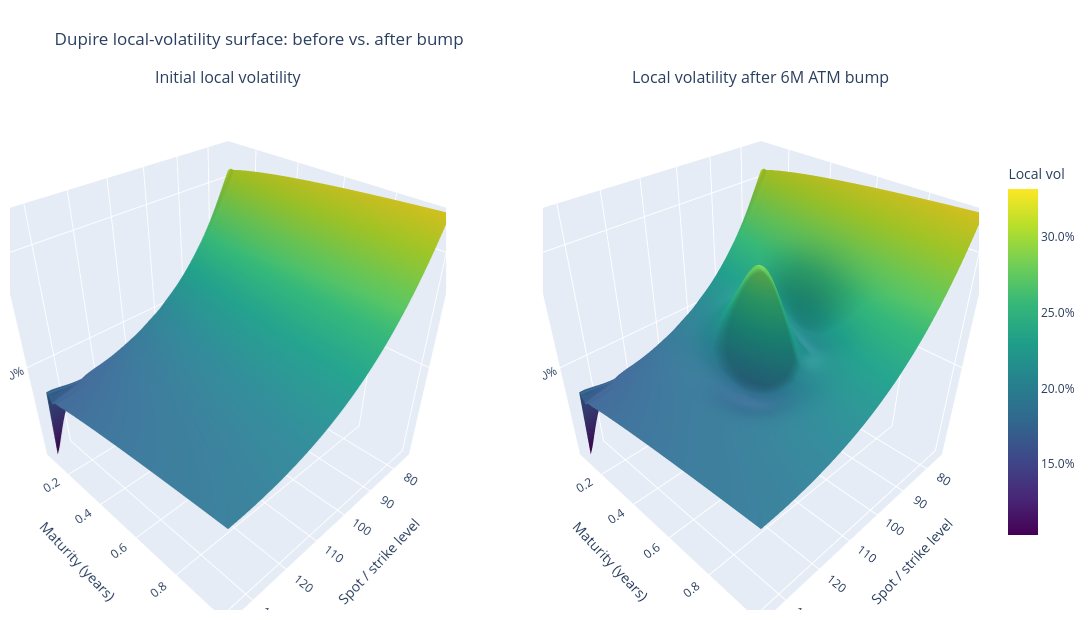

The code cell stored with this chart in its notebook:
### Markdown cell above
## 5. Interactive 3D local-volatility surfaces

The two Plotly surfaces use identical spot, maturity, height, and color scales, making the effect of the 6M ATM volatility bump directly comparable. Hover over either surface to inspect individual values.

### Code cell
import plotly.graph_objects as go
from plotly.subplots import make_subplots

# Focus on the liquid equity region and the portfolio's 1M-12M horizon.
surface_spots = np.linspace(75.0, 135.0, 81)
surface_times = np.linspace(1 / 12, 1.0, 61)
spot_mesh, time_mesh = np.meshgrid(surface_spots, surface_times)

initial_lv_surface = initial_local_vol(spot_mesh, time_mesh)
bumped_lv_surface = bumped_local_vol(spot_mesh, time_mesh)
shared_min = min(initial_lv_surface.min(), bumped_lv_surface.min())
shared_max = max(initial_lv_surface.max(), bumped_lv_surface.max())

fig = make_subplots(
    rows=1, cols=2,
    specs=[[{"type": "surface"}, {"type": "surface"}]],
    subplot_titles=("Initial local volatility", "Local volatility after 6M ATM bump"),
)

surface_style = dict(
    x=spot_mesh, y=time_mesh, colorscale="Viridis",
    cmin=shared_min, cmax=shared_max,
    hovertemplate="Spot=%{x:.2f}<br>Maturity=%{y:.3f}y<br>Local vol=%{z:.2%}<extra></extra>",
)
fig.add_trace(
    go.Surface(z=initial_lv_surface, showscale=False, **surface_style),
    row=1, col=1,
)
fig.add_trace(
    go.Surface(
        z=bumped_lv_surface, showscale=True,
        colorbar=dict(title="Local vol", tickformat=".1%", len=0.75),
        **surface_style,
    ),
    row=1, col=2,
)

axis_style = dict(
    xaxis_title="Spot / strike level",
    yaxis_title="Maturity (years)",
    zaxis_title="Local volatility",
    zaxis_tickformat=".1%",
    zaxis_range=[shared_min, shared_max],
)
fig.update_layout(
    title="Dupire local-volatility surface: before vs. after bump",
    scene=axis_style, scene2=axis_style,
    width=1250, height=620, margin=dict(l=10, r=80, b=10, t=90),
)
fig.show()

### Figure 1 — Plotly figure (JSON) as saved in the notebook; plotly's stock layout.template omitted (floating-point values rounded to 4 significant figures; data arrays with more than 128 entries replaced by an {"elided": "..."} marker saying what was removed)
{"data": [{"cmax": 0.3317, "cmin": 0.1031, "colorscale": [[0, "#440154"], [0.1111, "#482878"], [0.2222, "#3e4989"], [0.3333, "#31688e"], [0.4444, "#26828e"], [0.5556, "#1f9e89"], [0.6667, "#35b779"], [0.7778, "#6ece58"], [0.8889, "#b5de2b"], [1, "#fde725"]], "hovertemplate": "Spot=%{x:.2f}<br>Maturity=%{y:.3f}y<br>Local vol=%{z:.2%}<extra></extra>", "scene": "scene", "showscale": false, "type": "surface", "x": {"elided": "61x81 float values"}, "y": {"elided": "61x81 float values"}, "z": {"elided": "61x81 float values"}}, {"cmax": 0.3317, "cmin": 0.1031, "colorbar": {"len": 0.75, "tickformat": ".1%", "title": {"text": "Local vol"}}, "colorscale": [[0, "#440154"], [0.1111, "#482878"], [0.2222, "#3e4989"], [0.3333, "#31688e"], [0.4444, "#26828e"], [0.5556, "#1f9e89"], [0.6667, "#35b779"], [0.7778, "#6ece58"], [0.8889, "#b5de2b"], [1, "#fde725"]], "hovertemplate": "Spot=%{x:.2f}<br>Maturity=%{y:.3f}y<br>Local vol=%{z:.2%}<extra></extra>", "scene": "scene2", "showscale": true, "type": "surface", "x": {"elided": "61x81 float values"}, "y": {"elided": "61x81 float values"}, "z": {"elided": "61x81 float values"}}], "layout": {"annotations": [{"font": {"size": 16}, "showarrow": false, "text": "Initial local volatility", "x": 0.225, "xanchor": "center", "xref": "paper", "y": 1, "yanchor": "bottom", "yref": "paper"}, {"font": {"size": 16}, "showarrow": false, "text": "Local volatility after 6M ATM bump", "x": 0.775, "xanchor": "center", "xref": "paper", "y": 1, "yanchor": "bottom", "yref": "paper"}], "height": 620, "margin": {"b": 10, "l": 10, "r": 80, "t": 90}, "scene": {"domain": {"x": [0, 0.45], "y": [0, 1]}, "xaxis": {"title": {"text": "Spot / strike level"}}, "yaxis": {"title": {"text": "Maturity (years)"}}, "zaxis": {"range": [0.1031, 0.3317], "tickformat": ".1%", "title": {"text": "Local volatility"}}}, "scene2": {"domain": {"x": [0.55, 1], "y": [0, 1]}, "xaxis": {"title": {"text": "Spot / strike level"}}, "yaxis": {"title": {"text": "Maturity (years)"}}, "zaxis": {"range": [0.1031, 0.3317], "tickformat": ".1%", "title": {"text": "Local volatility"}}}, "title": {"text": "Dupire local-volatility surface: before vs. after bump"}, "width": 1250}}
